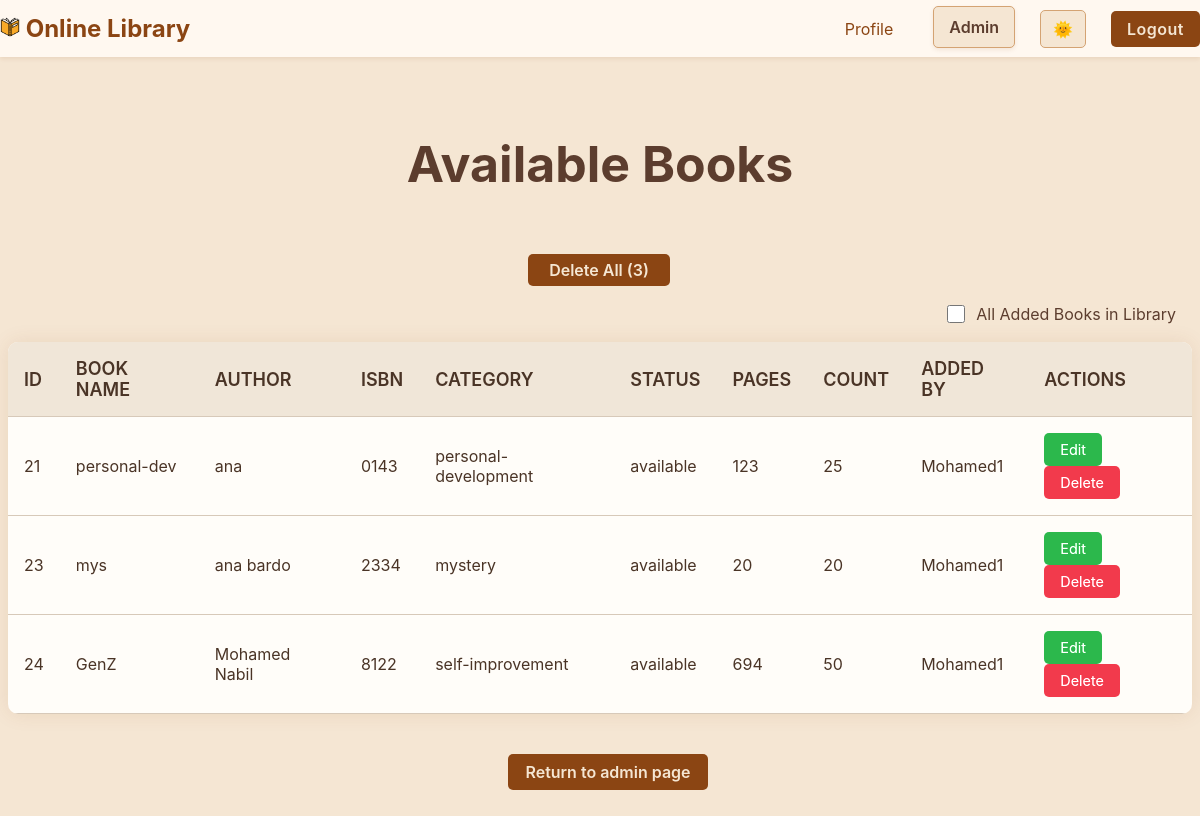
The app's page /view-available/ (signed in), older data.
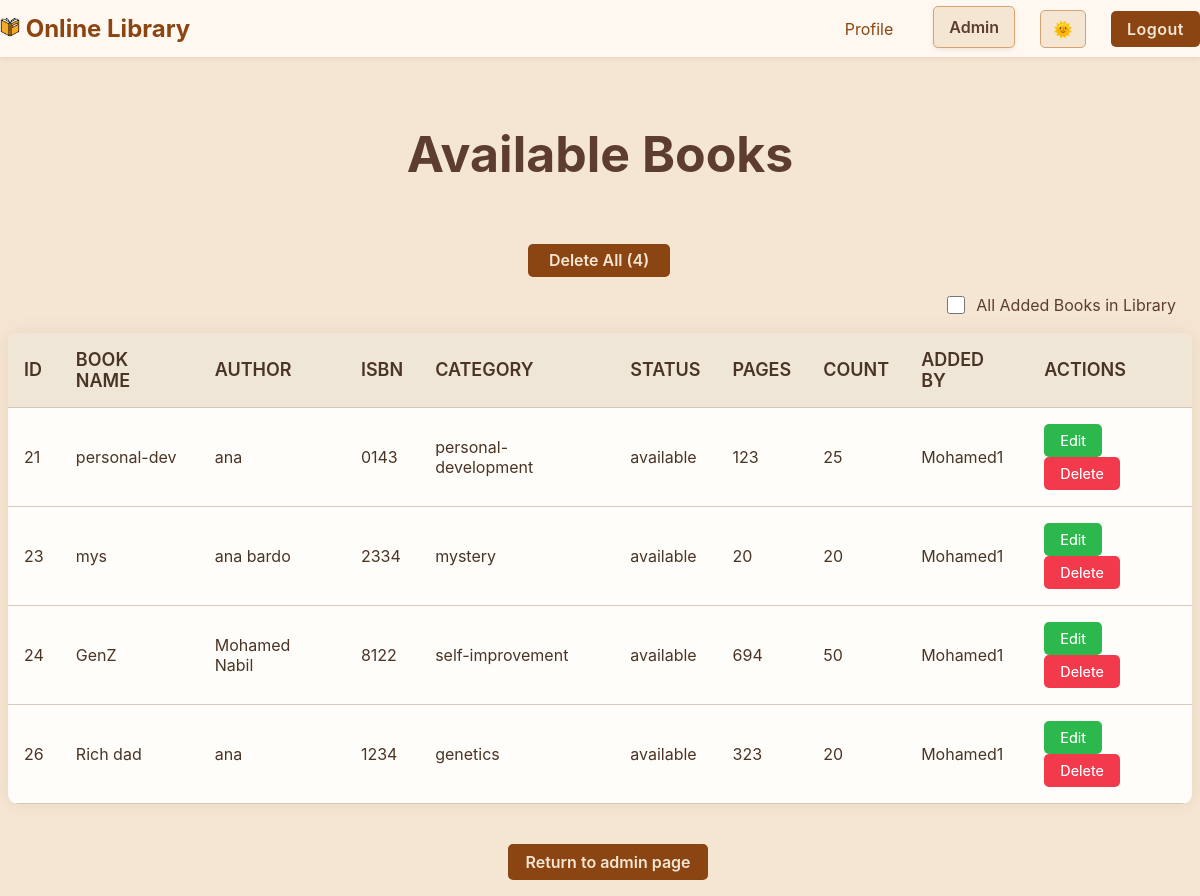
The same page, newer data.
### library_app/models.py (models this page shows, shortened)
class Book(models.Model):
    CATEGORY_CHOICES = [
        ('fiction', 'Fiction'),
        ('non-fiction', 'Non-Fiction'),
        ('mystery', 'Mystery'),
        ('fantasy', 'Fantasy'),
        ('science-fiction', 'Science Fiction'),
        ('biography', 'Biography'),
        ('history', 'History'),
        ('romance', 'Romance'),
        ('biology', 'Biology'),
        ('genetics', 'Genetics'),
        ('self-improvement', 'Self-Improvement'),
        ('personal-development', 'Personal-Development'),
        ('other', 'Other')
    ]
    STATUS_CHOICES = [
        ('available', 'Available'),
        ('unavailable', 'Unavailable'),
    ]
    title = models.CharField(max_length=200)
    author = models.CharField(max_length=100)
    ISBN = models.CharField(max_length=15, unique=True, validators=[validate_numeric])
    pages = models.PositiveIntegerField(validators=[MinValueValidator(5),MaxValueValidator(10000)])
    category = models.CharField(max_length=50, choices=CATEGORY_CHOICES)
    description = models.TextField(blank=True, null=True)
    status = models.CharField(max_length=20, choices=STATUS_CHOICES, default='available')
    count = models.PositiveIntegerField(default=1,validators=[MinValueValidator(0),MaxValueValidator(100)])
    book_cover = models.ImageField(upload_to='book_covers/%y/%m/%d/', null=True, blank=True, default='book_covers/25/05/19/defaultBookCover.jpg')
    added_by = models.ForeignKey(User, on_delete=models.SET_NULL, null=True)
    added_date = models.DateTimeField(default=timezone.now)

### library_app/views.py (the view)
# urls.py: path('view-available/', views.view_available, name='view_available'),
def view_available(request):
    books = Book.objects.filter(status='available')
    context = {
        'books': books,
        'is_admin_page': True
    }
    return render(request, 'adminPages/view-available.html', context)

### templates/adminPages/view-available.html (shortened to what this page needs)
{% extends 'base.html' %}
{% load static %}
{% block extra_css %}
    <link rel="stylesheet" href="{% static 'adminPages/Css/admin_Style.css' %}">
{% endblock extra_css %}
{% block content %}
    <div class="main-container">
        <div class="admin-header">
            <h2>Available Books</h2>
        </div>
        <div class="deleteAll-container">
            <form method="post" action="{% url 'delete_all_books' %}" id="deleteAllForm">
                <button type="button" id="deleteAll-btn" onclick="showDeleteAllModal()">Delete All Books</button>
            </form>
        </div>
        <div class="select-all-container">
            <input type="checkbox" id="selectAllBooks" class="select-all-checkbox">
            <label for="selectAllBooks">All Added Books in Library</label>
        </div>
        <div class="books-table-container">
            <table class="books-table">
                <thead>
                    <tr>
                        <th>ID</th>
                        <th>Book Name</th>
                        <th>Author</th>
                        <th>ISBN</th>
                        <th>Category</th>
                        <th>Status</th>
                        <th>Pages</th>
                        <th>Count</th>
                        <th>Added By</th>
                        <th>Actions</th>
                    </tr>
                </thead>
                <tbody id="booksTbody">
                    {% for book in books %}
                    <tr data-book-id="{{ book.id }}" {% if book.added_by != request.user %}class="not-user-book"{% endif %}>
                        <td>{{ book.id }}</td>
                        <td>{{ book.title }}</td>
                        <td>{{ book.author }}</td>
                        <td>{{ book.ISBN }}</td>
                        <td>{{ book.category }}</td>
                        <td>{{ book.status }}</td>
                        <td>{{ book.pages }}</td>
                        <td>{{book.count}}</td>
                        <td>{{ book.added_by.username }}</td>
                        <td>
                            <div class="action-buttons">
                            {% if book.added_by == request.user %}
                            <button class="action-buttons" id="btn-edit" onclick="window.location.href='{% url 'edit_book' book.id %}'">Edit</button>
                            <form method="post" action="{% url 'delete_book' book.id %}" style="display: inline;" id="deleteForm-{{ book.id }}">
                                <button type="button" class="action-buttons" id="btn-delete" onclick="showDeleteModal('{{ book.title }}', '{{ book.id }}')">Delete</button>
                            </form>
                            {% else %}
                            <span class="read-only">Read Only</span>
                            {% endif %}
                            </div>
                        </td>
                    </tr>
                    {% endfor %}
                </tbody>
            </table>
        </div>
        <div class="ReturnToAdmin-container">
            <button id="ReturnToAdmin-btn" onclick="window.location.href='{% url 'admin_dashboard' %}'">Return to admin page</button>
        </div>
    </div>
{% endblock content %}

### templates/base.html (shortened to what this page needs)
{% load static %}
<!DOCTYPE html>
<html lang="en">
    <head>
        <link rel="stylesheet" href="{% static 'main/Css/navBar_Style.css' %}">
        {% block extra_css %} {% endblock extra_css %}
    </head>
    <body class="{% if request.session.theme == 'dark' %}dark-theme{% endif %}">
        {% include "parts/navbar.html" %}
        {% block content %} {% endblock content %}
    </body>
</html>

### templates/parts/navbar.html (shortened to what this page needs)
{% load static %}
<nav class="navbar">
    <div class="nav-container">
        <a href="{% if is_main_pages %}{% url 'home' %}{% elif is_admin_page or user_type == 'admin' %}{% url 'admin_dashboard' %}{% elif is_user_page or user_type == 'user' %}{% url 'user' %}{% endif %}" class="logo" id="logo">
            <img src="{% static 'img/icon.png' %}" alt="icon" style="width: 20px;height: 20px;">
            Online Library
        </a>
        <div class="nav-links" id="navLinks">
            {% if is_admin_page or user_type == 'admin' %}
                <a href="{% url 'profile' %}" id="profile" class="{% if current_path == 'profile' %}nav-active{% endif %}">Profile</a>
                <a href="{% url 'admin_dashboard' %}" id="admin" class="{% if current_path == 'admin-dashboard' or is_admin_page %}nav-active{% endif %}">Admin</a>
            {% endif %}
            <button id="themeToggle" class="theme-toggle">
            </button>
            <button id="logoutBtn" onclick="window.location.href='{% url 'user_logout' %}'">Logout</button>
        </div>
    </div>
</nav>

### project/static/main/Css/navBar_Style.css (style rules this page uses)
:root { --bg-primary: #f5e6d3; --bg-secondary: #fff8f0; --text-primary: #5c3d2e; --text-secondary: #8b4513; --border-color: #d4a373; --shadow-color: rgba(139, 69, 19, 0.1); --btn-primary: #8b4513; --btn-primary-hover: #6b3410; --table-bg: #fffdf9; --table-header-bg: #f0e6d8; --table-text: #4a3426; --table-border: #d7c9b9; --table-hover: #f5ede3; --table-shadow: rgba(139, 69, 19, 0.05); --input-bg: #fff; --input-text: #5c3d2e; --input-border: #d4a373; --input-placeholder: #8b7566; --input-focus-glow: rgba(139, 69, 19, 0.2); }
body { background-color: var(--bg-primary); }
.navbar { background-color: var(--bg-secondary); box-shadow: 0 2px 4px var(--shadow-color); position: fixed; top: 0; left: 0; right: 0; z-index: 1000; padding: 4px 0; }
.nav-container { margin: 0 auto; display: flex; justify-content: space-between; align-items: center; max-width: 1200px; width: 100%; }
.logo { font-size: 1.5rem; font-weight: bold; color: var(--text-secondary); text-decoration: none; padding: 10px 0; }
.nav-links { display: flex; align-items: center; gap: 25px; }
.nav-links a { color: var(--text-secondary); text-decoration: none; font-size: 1.0rem; padding: 10px 15px; border-radius: 5px; }
.nav-links .nav-active { color: var(--text-primary); background-color: var(--bg-primary); font-weight: 600; box-shadow: 0 2px 4px var(--shadow-color); border: 1px solid var(--border-color); transform: translateY(-2px); }
button { box-shadow: 0 2px 8px var(--btn-glow); transition: all 0.3s ease; }
#logoutBtn { background-color: var(--btn-primary); color: var(--bg-primary); border: none; border-radius: 5px; cursor: pointer; font-size: 1rem; margin: 0; padding: 0.5rem 1rem; font-weight: 600; letter-spacing: 0.5px; }
.theme-toggle { background: none; cursor: pointer; color: var(--text-secondary); font-size: 1.3rem; display: flex; align-items: center; margin: 0; font-weight: 600; border-radius: 5px; padding: 8px 12px; background-color: var(--bg-primary); border: 1px solid var(--border-color); }
.nav-links a, .btn-secondary, .theme-toggle { transition: all 0.3s ease; }
* { font-family: 'Inter', 'Segoe UI', sans-serif; }

### project/static/adminPages/Css/admin_Style.css (style rules this page uses)
body { background-color: var(--bg-primary); color: var(--text-primary); min-height: 100vh; display: flex; align-items: center; justify-content: center; transition: background-color 0.3s ease, color 0.3s ease; overflow: auto; }
.main-container { width: 100%; max-width: 1200px; padding: 0 20px; margin: 0 auto; padding-top: 1rem }
.admin-header { text-align: center; justify-content: center; flex-direction: column; display: flex; }
.admin-header h2 { font-size: 50px; margin-top: 100px; margin-bottom: 0rem; }
.books-table-container { background: var(--table-bg); border-radius: 10px; box-shadow: 0 0 20px var(--shadow-color); overflow: hidden; }
.books-table { width: 100%; border-collapse: collapse; color: var(--table-text); }
.books-table th, .books-table td { padding: 1rem; text-align: left; border-bottom: 1px solid var(--table-border); transition: color 0.3s ease, border-color 0.3s ease; }
.books-table tr { transition: background-color 0.3s ease; }
.books-table th { background-color: var(--table-header-bg); font-weight: 600; font-size: large; color: var(--table-text); text-transform: uppercase; }
#btn-edit, #btn-delete { padding: 0.5rem 1rem; border: none; border-radius: 5px; cursor: pointer; font-size: 0.9rem; transition: background-color 0.3s ease; filter: brightness(1.1); }
#btn-edit { background-color: #28a745; color: white; }
#btn-delete { background-color: #dc3545; color: white; }
.view-books-container,.deleteAll-container,.ReturnToAdmin-container { margin-top: 2rem; }
.select-all-container { display: flex; align-items: center; gap: 8px; margin: 1rem 0; justify-content: flex-end; padding-right: 1rem; }
.select-all-checkbox { width: 18px; height: 18px; cursor: pointer; accent-color: var(--btn-primary); }
.select-all-container label { font-size: 1rem; cursor: pointer; user-select: none; color: var(--text-primary); }
#view-available-books,#deleteAll-btn,#ReturnToAdmin-btn { background-color: var(--btn-primary); color: var(--bg-primary); padding: 0.5rem 1rem; border: none; border-radius: 5px; cursor: pointer; font-size: 1rem; font-weight: 600; width: 200px; margin: 0.5rem 500px; transition: background-color 0.3s ease; }
#deleteAll-btn { width: 12%; margin-top: 60px; margin-left: 520px; padding: 0.4rem 0.5rem; display: none; }

Row changes from the older to the newer data that the page shows:
added Book: id "26", title "Rich dad", author "ana", ISBN "1234", category "genetics", status "available", pages "323", count "20", added_by.username "Mohamed1"
Text that changed along with them:
text written by a page script: "Delete All (3)" → "Delete All (4)"
